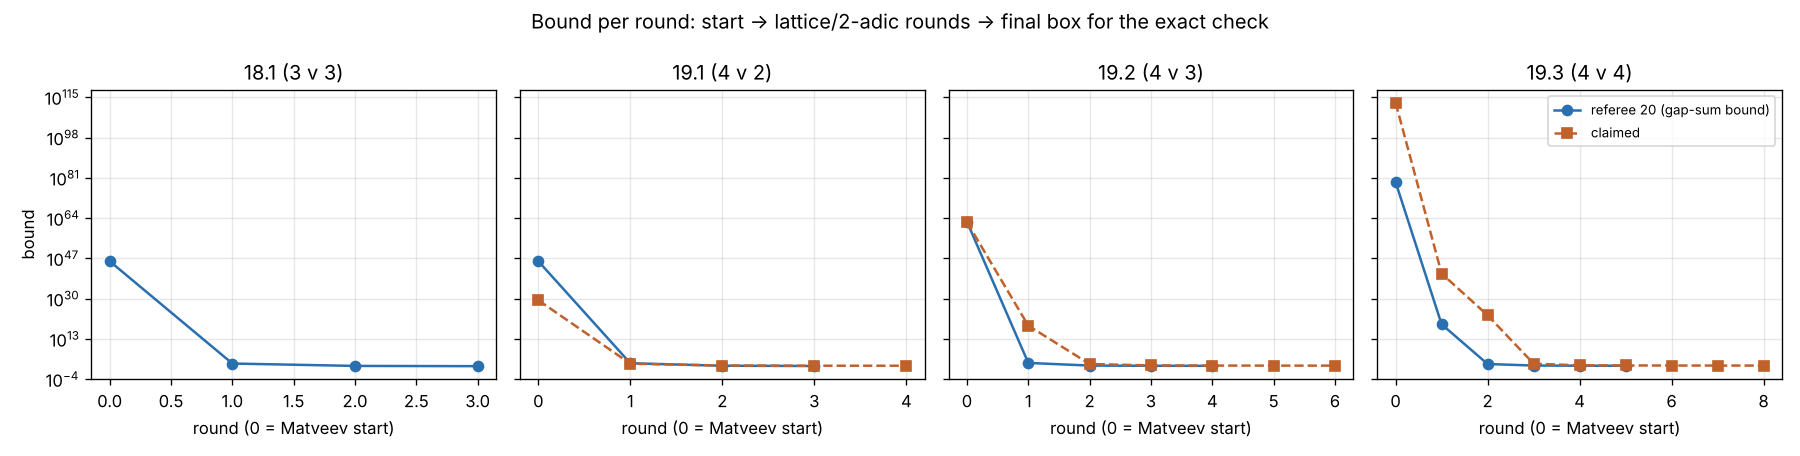

This figure's Python source:
import matplotlib; matplotlib.use('Agg')
import matplotlib.pyplot as plt
mine = {'18.1 (3 v 3)': [6.438e45, 422, 42, 33],
        '19.1 (4 v 2)': [6.438e45, 558, 50, 38],
        '19.2 (4 v 3)': [2.775e62, 765, 59, 47, 45],
        '19.3 (4 v 4)': [1.550e79, 1.570e19, 263, 61, 51, 49]}
claimed = {'19.1 (4 v 2)': [2.1e29, 369, 61, 50, 50],
           '19.2 (4 v 3)': [2.1e62, 4.0e18, 269, 68, 59, 55, 55],
           '19.3 (4 v 4)': [4.8e112, 4.0e40, 1.0e23, 371, 74, 66, 61, 59, 59]}
fig, axs = plt.subplots(1, 4, figsize=(15, 3.8), sharey=True)
for ax, k in zip(axs, mine):
    ax.semilogy(range(len(mine[k])), mine[k], 'o-', color='#2a6fb0', label='referee 20 (gap-sum bound)')
    if k in claimed:
        ax.semilogy(range(len(claimed[k])), claimed[k], 's--', color='#c0612b', label='claimed')
    ax.set_title(k); ax.set_xlabel('round (0 = Matveev start)'); ax.grid(alpha=.3)
axs[0].set_ylabel('bound'); axs[3].legend(fontsize=8)
plt.suptitle('Bound per round: start -> lattice/2-adic rounds -> final box for the exact check')
plt.tight_layout(); plt.savefig('fig_rounds.png', dpi=120)
